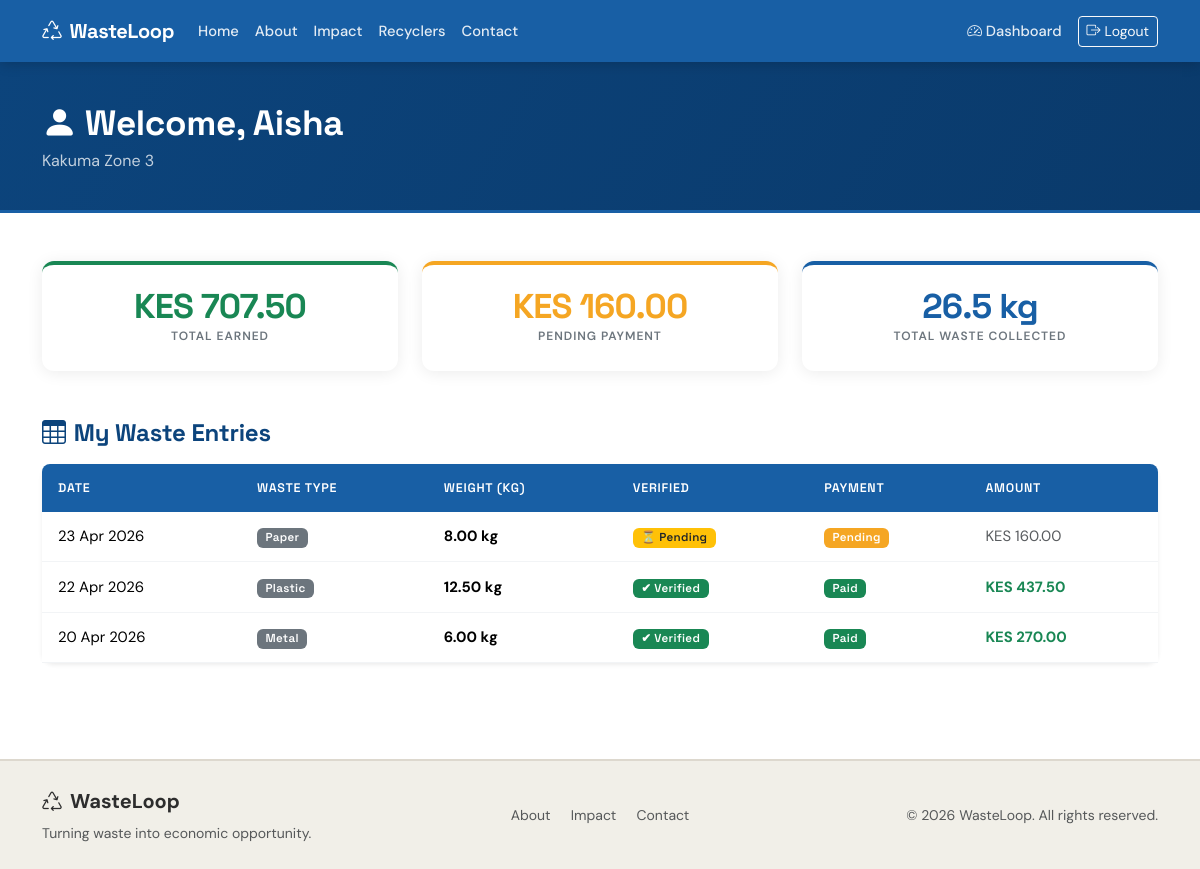
The page /dashboard/ (signed in) on the database its author committed.
### core/models.py (models this page shows, shortened)
class User(AbstractUser):
    ROLE_CHOICES = [
        ('collector', 'Collector'),
        ('admin',     'Admin'),
    ]
    role         = models.CharField(max_length=20, choices=ROLE_CHOICES, default='collector')
    phone_number = models.CharField(max_length=20, blank=True)
    location     = models.CharField(max_length=200, blank=True)
    @property
    def is_admin_user(self):
        return self.role == 'admin'

class WasteEntry(models.Model):
    WASTE_TYPE_CHOICES = [
        ('plastic',    'Plastic'),
        ('metal',      'Metal'),
        ('paper',      'Paper'),
        ('glass',      'Glass'),
        ('organic',    'Organic'),
        ('electronic', 'Electronic'),
        ('other',      'Other'),
    ]
    collector        = models.ForeignKey(
                           User,
                           on_delete=models.CASCADE,
                           related_name='waste_entries',
                           limit_choices_to={'role': 'collector'}
                       )
    waste_type       = models.CharField(max_length=50, choices=WASTE_TYPE_CHOICES)
    weight_kg        = models.DecimalField(
                           max_digits=8, decimal_places=2,
                           validators=[MinValueValidator(0.01)]
                       )
    date_collected   = models.DateField()
    verified_by_admin = models.BooleanField(default=False)
    created_at       = models.DateTimeField(auto_now_add=True)
    notes            = models.TextField(blank=True)
    class Meta:
        ordering = ['-date_collected', '-created_at']
        verbose_name = 'Waste Entry'
        verbose_name_plural = 'Waste Entries'

class Payment(models.Model):
    STATUS_CHOICES = [
        ('pending', 'Pending'),
        ('paid',    'Paid'),
    ]
    collector     = models.ForeignKey(
                        User,
                        on_delete=models.CASCADE,
                        related_name='payments',
                        limit_choices_to={'role': 'collector'}
                    )
    waste_entry   = models.OneToOneField(
                        WasteEntry,
                        on_delete=models.CASCADE,
                        related_name='payment',
                        null=True, blank=True
                    )
    amount        = models.DecimalField(
                        max_digits=10, decimal_places=2,
                        validators=[MinValueValidator(0)]
                    )
    is_paid       = models.BooleanField(default=False)
    date_recorded = models.DateField(auto_now_add=True)
    date_paid     = models.DateField(null=True, blank=True)
    class Meta:
        ordering = ['-date_recorded']

### core/views.py (the view)
# urls.py: path('dashboard/', views.dashboard, name='dashboard'),
@login_required
def dashboard(request):
    if request.user.is_admin_user:
        return _admin_dashboard(request)
    return _collector_dashboard(request)

### core/templates/core/dashboard/collector.html (shortened to what this page needs)
{% extends 'base.html' %}
{% block content %}
<div class="wl-page-header">
  <div class="container">
    <h1><i class="bi bi-person-fill me-2"></i>Welcome, {{ user.first_name|default:user.username }}</h1>
    <p class="mb-0 opacity-75">{{ user.location }}</p>
  </div>
</div>
<div class="container py-5">
  <div class="row g-4 mb-5">
    <div class="col-md-4">
      <div class="card wl-stat-card wl-stat-green p-4 text-center">
        <div class="stat-value text-success">KES {{ total_earned|floatformat:2 }}</div>
        <div class="stat-label mt-1">Total Earned</div>
      </div>
    </div>
    <div class="col-md-4">
      <div class="card wl-stat-card wl-stat-amber p-4 text-center">
        <div class="stat-value" style="color:#F5A623;">KES {{ pending_payment|floatformat:2 }}</div>
        <div class="stat-label mt-1">Pending Payment</div>
      </div>
    </div>
    <div class="col-md-4">
      <div class="card wl-stat-card wl-stat-blue p-4 text-center">
        <div class="stat-value text-ocean">{{ total_kg|floatformat:1 }} kg</div>
        <div class="stat-label mt-1">Total Waste Collected</div>
      </div>
    </div>
  </div>
  <div class="d-flex justify-content-between align-items-center mb-3">
    <h4 class="fw-bold text-navy mb-0"><i class="bi bi-table me-2"></i>My Waste Entries</h4>
  </div>
  {% if entries.object_list %}
  <div class="card border-0 shadow-sm">
    <div class="table-responsive">
      <table class="table wl-table mb-0">
        <thead>
          <tr>
            <th>Date</th>
            <th>Waste Type</th>
            <th>Weight (kg)</th>
            <th>Verified</th>
            <th>Payment</th>
            <th>Amount</th>
          </tr>
        </thead>
        <tbody>
          {% for entry in entries %}
          <tr>
            <td>{{ entry.date_collected|date:"d M Y" }}</td>
            <td><span class="badge bg-secondary">{{ entry.get_waste_type_display }}</span></td>
            <td class="fw-bold">{{ entry.weight_kg }} kg</td>
            <td>
              {% if entry.verified_by_admin %}
                <span class="badge bg-success">✔ Verified</span>
              {% else %}
                <span class="badge bg-warning text-dark">⏳ Pending</span>
              {% endif %}
            </td>
            <td>
              {% if entry.payment %}
                {% if entry.payment.is_paid %}
                  <span class="badge badge-paid bg-success">Paid</span>
                {% else %}
                  <span class="badge badge-pending">Pending</span>
                {% endif %}
              {% else %}
                <span class="text-muted small">—</span>
              {% endif %}
            </td>
            <td>
              {% if entry.payment %}
                <span class="{% if entry.payment.is_paid %}text-success fw-bold{% else %}text-muted{% endif %}">
                  KES {{ entry.payment.amount|floatformat:2 }}
                </span>
              {% else %}—{% endif %}
            </td>
          </tr>
          {% endfor %}
        </tbody>
      </table>
    </div>
  </div>
  {% else %}
  <div class="card border-0 bg-light p-5 text-center">
    <i class="bi bi-inbox text-muted" style="font-size:3rem;"></i>
    <h5 class="mt-3 text-muted">No waste entries yet</h5>
    <p class="text-muted mb-0">Your entries will appear here once an admin logs your collections.</p>
  </div>
  {% endif %}
</div>
{% endblock %}

### templates/base.html (shortened to what this page needs)
{% load static %}
<!DOCTYPE html>
<html lang="en">
<head>
  <link href="https://cdn.jsdelivr.net/npm/bootstrap@5.3.2/dist/css/bootstrap.min.css" rel="stylesheet" />
  <link href="https://cdn.jsdelivr.net/npm/bootstrap-icons@1.11.3/font/bootstrap-icons.min.css" rel="stylesheet" />
  <link rel="stylesheet" href="{% static 'css/wasteloop.css' %}" />
</head>
<body>
<nav class="navbar navbar-expand-lg navbar-dark wl-navbar sticky-top">
  <div class="container">
    <a class="navbar-brand fw-bold fs-5" href="{% url 'core:home' %}">
      <i class="bi bi-recycle me-2"></i>WasteLoop
    </a>
    <div class="collapse navbar-collapse" id="navMain">
      <ul class="navbar-nav me-auto">
        <li class="nav-item"><a class="nav-link {% if request.resolver_match.url_name == 'home' %}active{% endif %}" href="{% url 'core:home' %}">Home</a></li>
        <li class="nav-item"><a class="nav-link {% if request.resolver_match.url_name == 'about' %}active{% endif %}" href="{% url 'core:about' %}">About</a></li>
        <li class="nav-item"><a class="nav-link {% if request.resolver_match.url_name == 'impact' %}active{% endif %}" href="{% url 'core:impact' %}">Impact</a></li>
        <li class="nav-item"><a class="nav-link {% if request.resolver_match.url_name == 'recyclers' %}active{% endif %}" href="{% url 'core:recyclers' %}">Recyclers</a></li>
        <li class="nav-item"><a class="nav-link {% if request.resolver_match.url_name == 'contact' %}active{% endif %}" href="{% url 'core:contact' %}">Contact</a></li>
      </ul>
      <ul class="navbar-nav ms-auto align-items-lg-center">
        {% if user.is_authenticated %}
          <li class="nav-item"><a class="nav-link" href="{% url 'core:dashboard' %}"><i class="bi bi-speedometer2 me-1"></i>Dashboard</a></li>
          <li class="nav-item ms-lg-2">
            <form method="post" action="{% url 'core:logout' %}" class="d-inline">
              <button type="submit" class="btn btn-outline-light btn-sm"><i class="bi bi-box-arrow-right me-1"></i>Logout</button>
            </form>
          </li>
        {% else %}
          <li class="nav-item"><a class="nav-link" href="{% url 'core:login' %}">Login</a></li>
          <li class="nav-item ms-lg-2"><a class="btn wl-btn-amber btn-sm" href="{% url 'core:register' %}">Join as Collector</a></li>
        {% endif %}
      </ul>
    </div>
  </div>
</nav>
<main>{% block content %}{% endblock %}</main>
<footer class="wl-footer mt-5 py-4">
  <div class="container">
    <div class="row align-items-center">
      <div class="col-md-4 mb-3 mb-md-0">
        <span class="fw-bold fs-5"><i class="bi bi-recycle me-2"></i>WasteLoop</span>
        <p class="text-muted small mt-1 mb-0">Turning waste into economic opportunity.</p>
      </div>
      <div class="col-md-4 text-md-center mb-3 mb-md-0">
        <a href="{% url 'core:about' %}" class="text-muted me-3 text-decoration-none small">About</a>
        <a href="{% url 'core:impact' %}" class="text-muted me-3 text-decoration-none small">Impact</a>
        <a href="{% url 'core:contact' %}" class="text-muted text-decoration-none small">Contact</a>
      </div>
      <div class="col-md-4 text-md-end">
        <p class="text-muted small mb-0">&copy; 2026 WasteLoop. All rights reserved.</p>
      </div>
    </div>
  </div>
</footer>
</body>
</html>

### static/css/wasteloop.css (style rules this page uses)
:root { --wl-ocean: #185FA5; --wl-navy: #0C447C; --wl-sand: #F1EFE8; --wl-amber: #F5A623; --wl-green: #198754; --wl-text: #2d2d2d; --wl-muted: #6c757d; --wl-border: #e2e6ea; --wl-radius: 12px; --wl-radius-sm: 8px; --wl-shadow: 0 2px 16px rgba(0, 0, 0, 0.08); --wl-shadow-lg: 0 8px 32px rgba(0, 0, 0, 0.12); --wl-transition: 0.18s ease; }
*, *::before, *::after { box-sizing: border-box; }
html { scroll-behavior: smooth; }
body { font-family: 'DM Sans', sans-serif; font-size: 1rem; line-height: 1.65; color: var(--wl-text); background-color: #ffffff; -webkit-font-smoothing: antialiased; }
h1, h2, h3, h4, h5, h6, .navbar-brand, .stat-value, .wl-impact-number { font-family: 'Space Grotesk', sans-serif; letter-spacing: -0.01em; }
h1 { font-weight: 700; }
.text-navy { color: var(--wl-navy) !important; }
.text-ocean { color: var(--wl-ocean) !important; }
.wl-navbar { background-color: var(--wl-ocean); box-shadow: 0 2px 12px rgba(0, 0, 0, 0.18); padding-top: 0.6rem; padding-bottom: 0.6rem; }
.wl-navbar .navbar-brand { font-family: 'Space Grotesk', sans-serif; font-size: 1.3rem; font-weight: 700; letter-spacing: -0.02em; color: #fff !important; }
.wl-navbar .nav-link { font-size: 0.92rem; font-weight: 500; color: rgba(255, 255, 255, 0.88) !important; padding: 0.42rem 0.72rem; border-radius: 6px; transition: background-color var(--wl-transition), color var(--wl-transition); }
.wl-page-header { background: linear-gradient(120deg, var(--wl-navy) 0%, #0a3a6b 100%); color: #fff; padding: 2.5rem 0 2.2rem; border-bottom: 3px solid var(--wl-ocean); }
.wl-page-header h1 { font-size: clamp(1.6rem, 4vw, 2.2rem); font-weight: 700; margin-bottom: 0.25rem; }
.wl-page-header p { opacity: 0.78; margin-bottom: 0; }
.wl-stat-card { border: none !important; border-radius: var(--wl-radius); box-shadow: var(--wl-shadow); background: #fff; transition: transform 0.2s ease, box-shadow 0.2s ease; }
.wl-stat-blue { border-top: 4px solid var(--wl-ocean) !important; }
.wl-stat-green { border-top: 4px solid var(--wl-green) !important; }
.wl-stat-amber { border-top: 4px solid var(--wl-amber) !important; }
.wl-stat-card .stat-value { font-family: 'Space Grotesk', sans-serif; font-size: 2.15rem; font-weight: 700; line-height: 1; letter-spacing: -0.025em; }
.wl-stat-card .stat-label { font-size: 0.75rem; font-weight: 600; text-transform: uppercase; letter-spacing: 0.08em; color: var(--wl-muted); margin-top: 0.4rem; }
.wl-table { font-size: 0.93rem; border-collapse: separate; border-spacing: 0; }
.wl-table thead th { background-color: var(--wl-ocean); color: #fff; font-family: 'Space Grotesk', sans-serif; font-size: 0.78rem; font-weight: 600; text-transform: uppercase; letter-spacing: 0.06em; padding: 0.85rem 1rem; border: none; white-space: nowrap; }
.wl-table thead th:first-child { border-radius: var(--wl-radius-sm) 0 0 0; }
.wl-table thead th:last-child { border-radius: 0 var(--wl-radius-sm) 0 0; }
.wl-table tbody td { padding: 0.78rem 1rem; vertical-align: middle; border-color: #f2f4f6; }
.wl-table tbody tr { transition: background-color 0.12s; }
.badge { font-family: 'Space Grotesk', sans-serif; font-weight: 600; letter-spacing: 0.03em; padding: 0.35em 0.72em; border-radius: 6px; font-size: 0.78em; }
.badge-paid { background-color: var(--wl-green) !important; color: #fff; }
.badge-pending { background-color: var(--wl-amber) !important; color: #fff; }
.wl-footer { background-color: var(--wl-sand); border-top: 2px solid #ddd8ce; }
.wl-footer a { transition: color var(--wl-transition); }
.card { border-radius: var(--wl-radius); }

### rows shown on the page
User: first_name "Aisha", location "Kakuma Zone 3"
WasteEntry: date_collected "23 Apr 2026", waste_type "Paper", weight_kg "8.00", verified_by_admin "⏳ Pending", payment.amount "160.00"
WasteEntry: date_collected "22 Apr 2026", waste_type "Plastic", weight_kg "12.50", verified_by_admin "✔ Verified", shows "Paid", payment.amount "437.50"
WasteEntry: date_collected "20 Apr 2026", waste_type "Metal", weight_kg "6.00", verified_by_admin "✔ Verified", shows "Paid", payment.amount "270.00"

### other values the page prints
{{ total_earned|floatformat:2 }} "707.50"
{{ pending_payment|floatformat:2 }} "160.00"
{{ total_kg|floatformat:1 }} "26.5"
